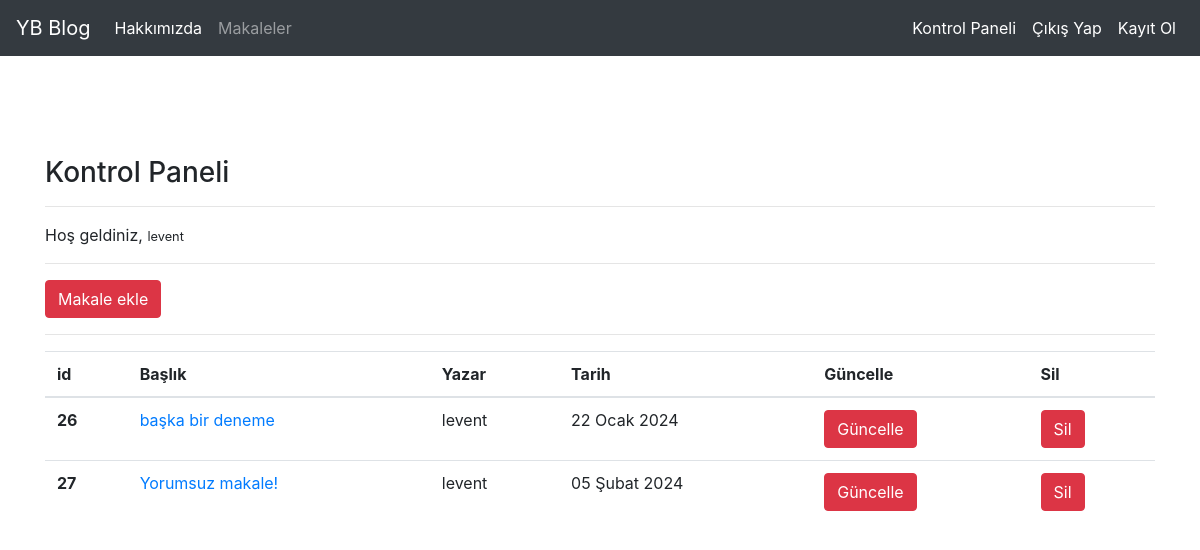
Screenshot of /articles/dashboard/ (signed in) with the database file from the repository.
### article/models.py (models this page shows, shortened)
class Article(models.Model):
    author = models.ForeignKey("auth.User",on_delete= models.CASCADE, verbose_name= "Yazar")
    titles = models.CharField(max_length=50,verbose_name="Başlık")
    content = RichTextField(verbose_name="İçerik")
    created_date = models.DateField(auto_now_add=True,verbose_name="Oluşturulma Tarihi")
    article_image = models.FileField(blank=True,null=True,verbose_name="Makale Fotoğrafı")

### article/views.py (the view)
# urls.py: path("dashboard/",views.dashboard,name="dashboard"),
@login_required(login_url="user:login")
def dashboard(request):
    articles = Article.objects.filter(author=request.user)
    context = {
        "articles":articles
    }
    return render(request,"dashboard.html",context)

### templates/dashboard.html
{% extends "layout.html" %}
{% block body%}
<h3> Kontrol Paneli</h3>
<hr>
<p>
    Hoş geldiniz, <small> {{ request.user.username }} </small>
</p>
<hr>
<a class = "btn btn-danger" href = "/articles/addarticle">Makale ekle</a>
<hr>
{% if articles %}
<table class="table">
    <thead>
      <tr>
        <th scope="col">id</th>
        <th scope="col">Başlık</th>
        <th scope="col">Yazar</th>
        <th scope="col">Tarih</th>
        <th scope="col">Güncelle</th>
        <th scope="col">Sil</th>
      </tr>
    </thead>
    <tbody>
        {% for article in articles %}
        <tr>
            <th scope="row">{{article.id}}</th>
            <td><a href = "{% url 'article:detail' article.id %}">{{article.titles}}</td>
            <td>{{article.author.username}}</td>
            <td>{{article.created_date}}</td>
            <td><a href="{% url 'article:update' article.id %}" class = "btn btn-danger"> Güncelle </a> </td>
            <td><a href="{% url 'article:delete' article.id %}" class = "btn btn-danger"> Sil </a> </td>
          </tr>
        {% endfor %}
    </tbody>
  </table>
{% else %}
<div class = "alert alert-danger"> Makaleniz bulunmuyor </div>
{% endif %}
  {% endblock %}

### rows the page displays
Article: id "26", titles "başka bir deneme", author.username "levent", created_date "22 Ocak 2024"
Article: id "27", titles "Yorumsuz makale!", author.username "levent", created_date "05 Şubat 2024"

### other values shown
{{ request.user.username }} "levent"
